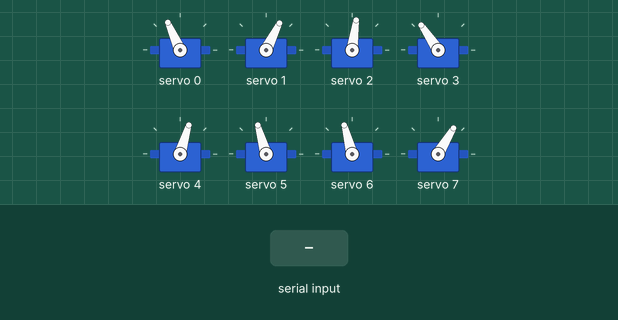
The sketch below on a simulated ESP32. Shown: 8 × servo. The test bench sets the inputs (shaded band). What the sketch prints to the serial monitor is not drawn.

Above: at 12.2 s.
12.3 s: "2" received over Serial
At 12.88 s:
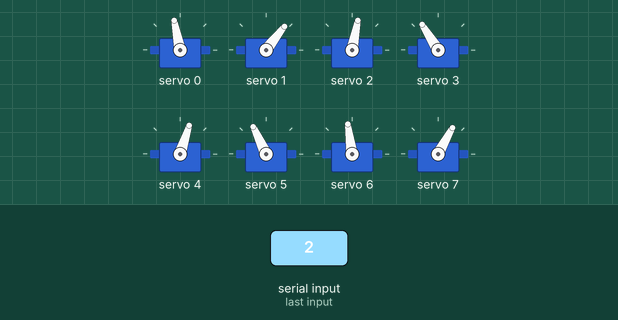
At 13.3 s:
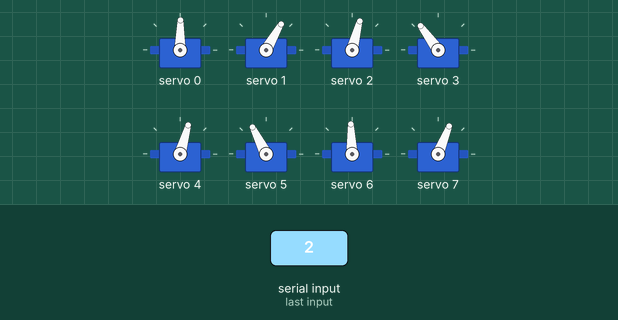
15.3 s: "1" received over Serial
18.3 s: "0" received over Serial
At 18.3 s:
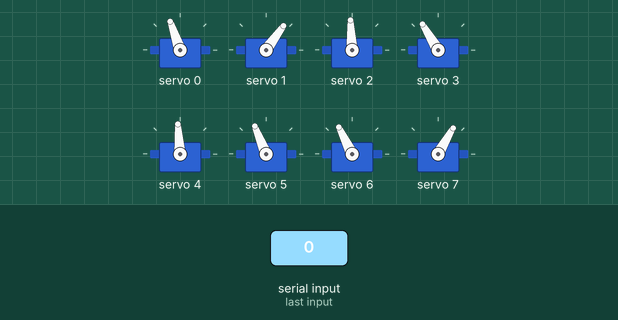
Timing chart, 0 to 21.3 s (numbered marks = the images above; inputs shaded):
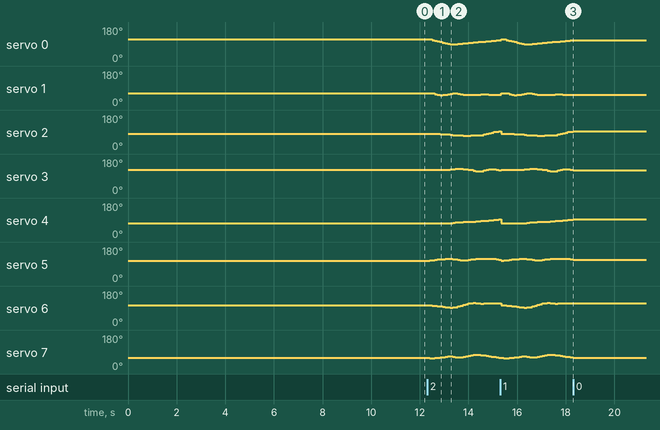

The sketch:

3D_SS_5.ino
```cpp
// HOW TO:
// ------------------------------
// Serial input = 2 -> Steps through gait sequence once and stops at the end.
// Serial input = 1 -> Steps through gait sequence in a loop.
// Serial input = 0 -> Stops infinite loop at the node where it is at that moment

//Gait template
#include <Wire.h>
#include <Adafruit_PWMServoDriver.h>

Adafruit_PWMServoDriver pca9685 = Adafruit_PWMServoDriver();

#define SERVO_FREQ 300
#define SER0 0 //Hip 1
#define SER1 1 //Knee 1
#define SER2 2 //Hip 2
#define SER3 3 //Knee 2
#define SER4 4 //Hip 3
#define SER5 5 //Knee 3
#define SER6 6 //Hip 4
#define SER7 7 //Knee 4

// Insert servo angles here:
// For 3D gaits, these angles are obtained from linearisation.py
// For 2D gaits, these angles are obtained from 2D_trajectory_reader.py
float SS_servo0[] = {-0.50995656, -0.49349666, -0.43581509, -0.36089668, -0.28287344, -0.197465  , -0.10331767, -0.01636785,  0.06053985,  0.11159735,  0.1399592 ,  0.13684691,  0.08452413,  0.03647158, -0.00169669, -0.03591819, -0.06966407, -0.10234688, -0.13547898, -0.16704366, -0.19193181, -0.21500304, -0.23542445, -0.25857578, -0.28538076, -0.31375723, -0.34180047, -0.36857546, -0.39238331, -0.41448747, -0.43726327, -0.45767191, -0.47377103, -0.48479291, -0.49050112, -0.49477376, -0.49957327, -0.50585003, -0.51025413, -0.51028757};
float SS_servo1[] = {0.580561  , 0.5878297 , 0.65428052, 0.73063601, 0.80914105, 0.86034723, 0.84586767, 0.79585886, 0.73411851, 0.67156687, 0.59871194, 0.58601832, 0.67296932, 0.75120929, 0.80364883, 0.8351525 , 0.85175891, 0.85402653, 0.84132094, 0.81343463, 0.77504042, 0.75206246, 0.74488723, 0.75343899, 0.77350086, 0.79793629, 0.81856258, 0.82643212, 0.81964662, 0.81477383, 0.81678418, 0.81118134, 0.79629899, 0.77946408, 0.75276734, 0.72492389, 0.69854034, 0.67303592, 0.64205483, 0.5961252 };
float SS_servo2[] = {-0.24819628, -0.26070375, -0.27366699, -0.28476454, -0.30089675, -0.3212234 , -0.34354969, -0.36759421, -0.39579105, -0.42504921, -0.450111  , -0.47453915, -0.49338856, -0.50121871, -0.50673603, -0.50772552, -0.50854553, -0.50536945, -0.50116096, -0.50113516, -0.48826392, -0.44433173, -0.37397172, -0.29855119, -0.22110973, -0.13634897, -0.048381  ,  0.00540209,  0.02276571,  0.04022482,  0.04930205,  0.02659632, -0.02656045, -0.07023993, -0.10423821, -0.1344666 , -0.16215786, -0.18857971, -0.21412619, -0.23956658};
float SS_servo3[] = {0.68751323, 0.67506363, 0.65469681, 0.63696777, 0.63375096, 0.64197508, 0.65450818, 0.6689857 , 0.6903461 , 0.71751054, 0.74448074, 0.76872514, 0.78006158, 0.7708367 , 0.75445015, 0.7213017 , 0.67794714, 0.61842549, 0.54216819, 0.46242734, 0.42763784, 0.48768963, 0.56360072, 0.6383186 , 0.71099502, 0.75302758, 0.73427144, 0.68222311, 0.60708051, 0.53637902, 0.48174833, 0.48516849, 0.54905879, 0.59932837, 0.62945137, 0.65244746, 0.66944504, 0.68104607, 0.68811055, 0.68952295};
float SS_servo4[] = { 0.49869339,  0.50506329,  0.51146485,  0.5110567 ,  0.51169806,  0.51147248,  0.50985642,  0.50679917,  0.49610393,  0.47440102,  0.44684086,  0.41372858,  0.38081079,  0.3512164 ,  0.32911467,  0.31490142,  0.30634626,  0.29705411,  0.28038385,  0.25611286,  0.2271344 ,  0.20381446,  0.18472821,  0.16420227,  0.14052944,  0.11397666,  0.08253377,  0.0398675 , -0.01933963, -0.05455041, -0.04113406, -0.01605332,  0.03201897,  0.10759035,  0.17899523,  0.25034882,  0.32678715,  0.40437077,  0.47303522,  0.49783638};
float SS_servo5[] = {-0.48314076, -0.53175918, -0.58627829, -0.62200914, -0.65596217, -0.68550547, -0.71240581, -0.73835857, -0.75102214, -0.74095736, -0.70995652, -0.66663644, -0.62657663, -0.59230304, -0.57504438, -0.58182283, -0.61094739, -0.64937516, -0.68805774, -0.72483248, -0.75081768, -0.77405673, -0.7872728 , -0.78633328, -0.77367364, -0.75291651, -0.72399649, -0.68059489, -0.6113618 , -0.58674983, -0.6549679 , -0.74180408, -0.83050117, -0.88106316, -0.88023544, -0.82877702, -0.75549981, -0.67907601, -0.58851038, -0.48010575};
float SS_servo6[] = { 0.26251084,  0.24795143,  0.226346  ,  0.19606247,  0.16749461,  0.13706822,  0.10475177,  0.06659821,  0.01805926, -0.00411819,  0.02926884,  0.08421869,  0.15394552,  0.22962035,  0.31456113,  0.3936179 ,  0.45848528,  0.50475468,  0.51512666,  0.49894437,  0.46755386,  0.44663133,  0.45736622,  0.47295796,  0.48442627,  0.48974685,  0.49139645,  0.49263375,  0.489018  ,  0.47394337,  0.45527188,  0.43560049,  0.41330969,  0.38858656,  0.3623431 ,  0.33784957,  0.31768852,  0.30252713,  0.28895852,  0.26997117};
float SS_servo7[] = {-0.67368111, -0.68078659, -0.68347781, -0.66241132, -0.64028162, -0.61091785, -0.57690289, -0.53203375, -0.46660774, -0.44937677, -0.53118063, -0.61117249, -0.62716509, -0.58537609, -0.53773806, -0.4853574 , -0.40876017, -0.31047843, -0.24856937, -0.27747791, -0.28259934, -0.30073428, -0.36313007, -0.42635358, -0.47786832, -0.51635756, -0.55052473, -0.59431814, -0.63838669, -0.65630208, -0.66219864, -0.66751844, -0.66919177, -0.65945686, -0.64583646, -0.63420699, -0.63126359, -0.64074129, -0.65660169, -0.66925219};

int node=0;
int first=0;
int input=0;
int end_time=0;
int time_step=100000;
int steps = sizeof(SS_servo0)/sizeof(SS_servo0[0]);
int one_print = 0;

// -------------------Joint configurations-------------------
int servo0=0;
int servo0_deg=0;
int servo1=0;
int servo1_deg=0;
int servo2=0;
int servo2_deg=0;
int servo3=0;
int servo3_deg=0;
int servo4=0;
int servo4_deg=0;
int servo5=0;
int servo5_deg=0;
int servo6=0;
int servo6_deg=0;
int servo7=0;
int servo7_deg=0;

void setup() {
  Serial.begin(115200);
  pca9685.begin();

  pca9685.setOscillatorFrequency(27000000); //Value between 24MHz and 27MHz, tuned for this setup
  pca9685.setPWMFreq(SERVO_FREQ);
  delay (1000);

  servo0_deg=SS_servo0[0]/3.14159265*180;
        servo0=map(servo0_deg,-38,90,2200,1030);
        servo1_deg=SS_servo1[0]/3.14159265*180;
        servo1=map(servo1_deg,-90,90,2600,950);
        servo2_deg=SS_servo2[0]/3.14159265*180;
        servo2=map(servo2_deg,-37,90,1500,2670);
        servo3_deg=SS_servo3[0]/3.14159265*180;
        servo3=map(servo3_deg,-90,90,1100,2700);
        servo4_deg=SS_servo4[0]/3.14159265*180;
        servo4=map(servo4_deg,-90,38,2700,1500);
        servo5_deg=SS_servo5[0]/3.14159265*180;
        servo5=map(servo5_deg,-90,90,2600,930);
        servo6_deg=SS_servo6[0]/3.14159265*180;
        servo6=map(servo6_deg,-90,38,850,2250);
        servo7_deg=SS_servo7[0]/3.14159265*180;
        servo7=map(servo7_deg,-90,90,920,2620);

        pca9685.setPWM(SER0,0,servo0);
        pca9685.setPWM(SER1,0,servo1);
        pca9685.setPWM(SER2,0,servo2);
        pca9685.setPWM(SER3,0,servo3);
        pca9685.setPWM(SER4,0,servo4);
        pca9685.setPWM(SER5,0,servo5);
        pca9685.setPWM(SER6,0,servo6);
        pca9685.setPWM(SER7,0,servo7);

        Serial.print("Node:");
        Serial.println(node);
        Serial.print("servo0 -> rads:");
        Serial.print(SS_servo0[node]);
        Serial.print("        deg:");
        Serial.print(servo0_deg);
        Serial.print("        us:");
        Serial.println(servo0);
        Serial.print("servo1 -> rads:");
        Serial.print(SS_servo1[node]);
        Serial.print("        deg:");
        Serial.print(servo1_deg);
        Serial.print("        us:");
        Serial.println(servo1);
        Serial.print("servo2 -> rads:");
        Serial.print(SS_servo2[node]);
        Serial.print("        deg:");
        Serial.print(servo2_deg);
        Serial.print("        us:");
        Serial.println(servo2);
        Serial.print("servo3 -> rads:");
        Serial.print(SS_servo3[node]);
        Serial.print("        deg:");
        Serial.print(servo3_deg);
        Serial.print("        us:");
        Serial.println(servo3);
        Serial.print("servo4 -> rads:");
        Serial.print(SS_servo4[node]);
        Serial.print("        deg:");
        Serial.print(servo4_deg);
        Serial.print("        us:");
        Serial.println(servo4);
        Serial.print("servo5 -> rads:");
        Serial.print(SS_servo5[node]);
        Serial.print("        deg:");
        Serial.print(servo5_deg);
        Serial.print("        us:");
        Serial.println(servo5);
        Serial.print("servo6 -> rads:");
        Serial.print(SS_servo6[node]);
        Serial.print("        deg:");
        Serial.print(servo6_deg);
        Serial.print("        us:");
        Serial.println(servo6);
        Serial.print("servo7 -> rads:");
        Serial.print(SS_servo7[node]);
        Serial.print("        deg:");
        Serial.print(servo7_deg);
        Serial.print("        us:");
        Serial.println(servo7);

        Serial.println("10");
        delay(1000);
        Serial.println("9");
        delay(1000);
        Serial.println("8");
        delay(1000);
        Serial.println("7");
        delay(1000);
        Serial.println("6");
        delay(1000);
        Serial.println("5");
        delay(1000);
        Serial.println("4");
        delay(1000);
        Serial.println("3");
        delay(1000);
        Serial.println("2");
        delay(1000);
        Serial.println("1");
        delay(1000);

}

void loop()
{
  if(Serial.available()>0)
  {
    first=Serial.read();
    if(first=='2')
    {
      input=2;
      node=0;
      one_print=1;
    }
    if(first=='1')
    {
      input=1;
      node=0;
      one_print=1;
    }
    if(first=='0')
    {
      input=0;
    }
  }
  if(input==1 or input==2)
  {
      if(esp_timer_get_time()>=end_time)
      {
        servo0_deg=SS_servo0[node]/3.14159265*180;
        servo0=map(servo0_deg,-38,90,2200,1030);
        servo1_deg=SS_servo1[node]/3.14159265*180;
        servo1=map(servo1_deg,-90,90,2600,950);
        servo2_deg=SS_servo2[node]/3.14159265*180;
        servo2=map(servo2_deg,-37,90,1500,2670);
        servo3_deg=SS_servo3[node]/3.14159265*180;
        servo3=map(servo3_deg,-90,90,1100,2700);
        servo4_deg=SS_servo4[node]/3.14159265*180;
        servo4=map(servo4_deg,-90,38,2700,1500);
        servo5_deg=SS_servo5[node]/3.14159265*180;
        servo5=map(servo5_deg,-90,90,2600,930);
        servo6_deg=SS_servo6[node]/3.14159265*180;
        servo6=map(servo6_deg,-90,38,850,2250);
        servo7_deg=SS_servo7[node]/3.14159265*180;
        servo7=map(servo7_deg,-90,90,920,2620);

        pca9685.setPWM(SER0,0,servo0);
        pca9685.setPWM(SER1,0,servo1);
        pca9685.setPWM(SER2,0,servo2);
        pca9685.setPWM(SER3,0,servo3);
        pca9685.setPWM(SER4,0,servo4);
        pca9685.setPWM(SER5,0,servo5);
        pca9685.setPWM(SER6,0,servo6);
        pca9685.setPWM(SER7,0,servo7);

        node+=1;
        if(node>=steps and input==1)
        {
          Serial.print("Input:");
          Serial.println(input);
          node=0;
        }
        if(node>=steps and input==2)
        {
          Serial.print("Input:");
          Serial.println(input);
          input=0;
        }
         end_time=esp_timer_get_time()+time_step;
      }
   }

  if(input == 0)
  {
        pca9685.setPWM(SER0,0,servo0);
        pca9685.setPWM(SER1,0,servo1);
        pca9685.setPWM(SER2,0,servo2);
        pca9685.setPWM(SER3,0,servo3);
        pca9685.setPWM(SER4,0,servo4);
        pca9685.setPWM(SER5,0,servo5);
        pca9685.setPWM(SER6,0,servo6);
        pca9685.setPWM(SER7,0,servo7);

        if(one_print==1)
        {
          Serial.print("Input:");
          Serial.println(input);
          Serial.print("Node:");
          Serial.println(node);
          Serial.print("servo0 -> rads:");
          Serial.print(SS_servo0[node]);
          Serial.print("        deg:");
          Serial.print(servo0_deg);
          Serial.print("        us:");
          Serial.println(servo0);
          Serial.print("servo1 -> rads:");
          Serial.print(SS_servo1[node]);
          Serial.print("        deg:");
          Serial.print(servo1_deg);
          Serial.print("        us:");
          Serial.println(servo1);
          Serial.print("servo2 -> rads:");
          Serial.print(SS_servo2[node]);
          Serial.print("        deg:");
          Serial.print(servo2_deg);
          Serial.print("        us:");
          Serial.println(servo2);
          Serial.print("servo3 -> rads:");
          Serial.print(SS_servo3[node]);
          Serial.print("        deg:");
          Serial.print(servo3_deg);
          Serial.print("        us:");
          Serial.println(servo3);
          Serial.print("servo4 -> rads:");
          Serial.print(SS_servo4[node]);
          Serial.print("        deg:");
          Serial.print(servo4_deg);
          Serial.print("        us:");
          Serial.println(servo4);
          Serial.print("servo5 -> rads:");
          Serial.print(SS_servo5[node]);
          Serial.print("        deg:");
          Serial.print(servo5_deg);
          Serial.print("        us:");
          Serial.println(servo5);
          Serial.print("servo6 -> rads:");
          Serial.print(SS_servo6[node]);
          Serial.print("        deg:");
          Serial.print(servo6_deg);
          Serial.print("        us:");
          Serial.println(servo6);
          Serial.print("servo7 -> rads:");
          Serial.print(SS_servo7[node]);
          Serial.print("        deg:");
          Serial.print(servo7_deg);
          Serial.print("        us:");
          Serial.println(servo7);
          one_print=0;
        }

  }
}
```

Measured:
- after the input at 12.3 s, servo 0: 114° → 111° after 0.21 s, → 108° 0.11 s later, → 105° 0.11 s later, → 101° 0.11 s later, … (25 changes in this stretch); servo 1: 63° → 61° after 0.21 s, → 58° 0.11 s later, → 54° 0.11 s later, → 52° 0.11 s later, … (22 changes in this stretch)
- after the input at 18.3 s, servo 0: stops changing and stays 109°; servo 1: stops changing and stays 54°; servo 2: stops changing and stays 93°; servo 3: stops changing and stays 121°; servo 4: stops changing and stays 94°
